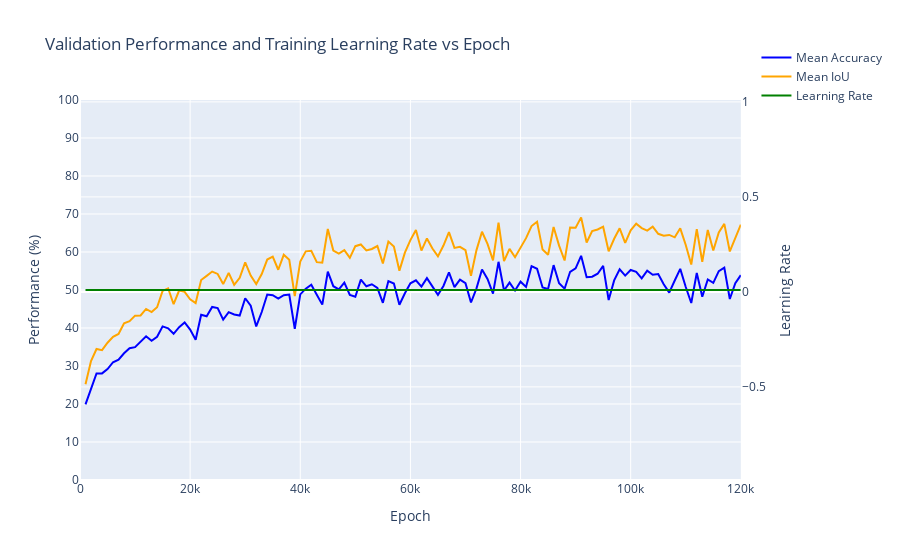

The code cell stored with this chart in its notebook:
### Code cell
# SEBNet BaselineHead SGD, Pretrained, Batch Size 6, Error: Wrong Training Loop, so the learning rate stayed constant throughout
log_file_path = '/home/robert.breslin/alessandro/paper_2/mmsegmentation/work_dirs/sebnet_baseline-head_1xb6_cityscapes/20250814_203128/20250814_203128.log'
epochs, top1, top5, lrs = parse_log_file(log_file_path)
plot_accuracies_and_lr_interactive(epochs, top1, top5, lrs, sgd_range)
